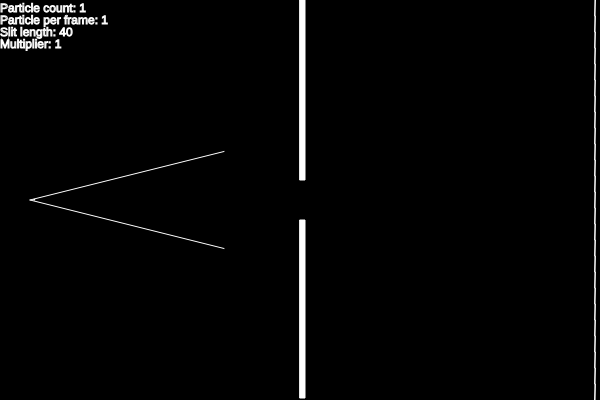
Frame 1 (no input)
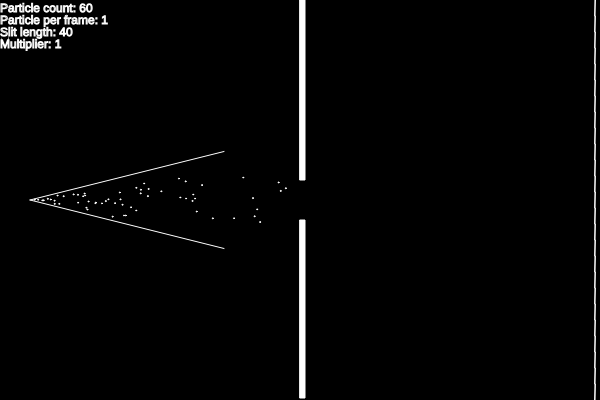
Frame 60 (no input)
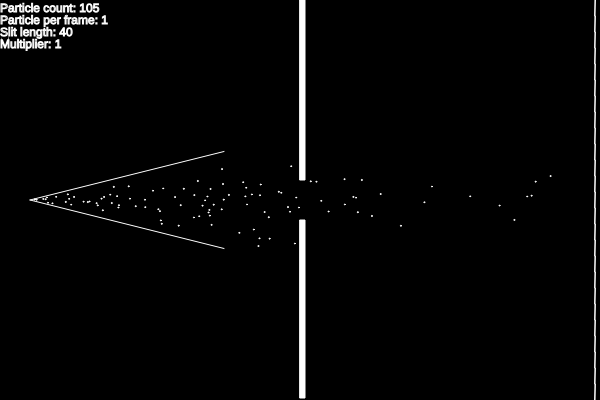
Frame 120 (the mouse pressed at the canvas centre since frame 60)

The p5.js sketch that drew these frames (run headless with seeded random() and noise() and a simulated clock; from frame 60 on, the mouse is pressed at the canvas centre):

// p5.js sketch
// ── sketch.js
/*
 * Author: M. Can Kandemir
 * Contact: cnkndmr@gmail.com
 * Date: 14/09/2019
 */
// TODO: Find efficient way to draw and evaluate walls.
let particles = [];
let theta;

var rx;
var ry;
var rh;
var rw;
var r2y;
var r2h;
var D = 20;
var maxvx = 5;
var minvx = 2;
var vert_v = 0.5;
var par_count = 1;
var testvar = 0;
var coef;

var wall1 = 0;
var wall2 = 0;
var wall3 = 0;
var wall4 = 0;
var wall5 = 0;
var wall6 = 0;
var wall7 = 0;
var wall8 = 0;
var wall9 = 0;
var wall10 = 0;
var wall11 = 0;
var wall12 = 0;
var wall13 = 0;
var wall14 = 0;
var wall15 = 0;
var wall16 = 0;
var wall17 = 0;
var wall18 = 0;
var wall19 = 0;
var wall20 = 0;
var wall21 = 0;
var wall22 = 0;
var wall23 = 0;
var wall24 = 0;
var wall25 = 0;

function setup() {
	createCanvas(600, 400);
	createDiv('<p><h1>Single-slit diffraction and the uncertainty principle.</h1><h3>Controls:</h3><b>W Key</b>: Increase the slit width.<br><b>S Key</b>: Decrease the slit width.<br><b>D Key</b>: Increase the particle count.<br>(<b>CAUTION</b>: Increasing particle count may cause slow downs on computer!)<br><b>A Key</b>: Decrease the particle count.<br><b>1 Key</b>: Increase the particle gun range.<br><b>2 Key</b>: Decrease the particle gun range.<br></p>');
}

function draw() {
	background(0);
	stroke(255);
	fill(255);
	rx = width/2;
	ry = 0;
	rh = (height / 2) - D;
	rw = 5;
	r2y = rh + (height - 2 * rh);
	r2h = height - 10;
	// i is particle count per frame
	for (let i = 0; i < par_count; i++) {
		let p = new Particle();
		particles.push(p);
	}
	for (let i = particles.length - 1; i >= 0; i--) {
		particles[i].update();
		particles[i].show();
		if (particles[i].finished()) {
			particles.splice(i, 1);
		}
	}
	if (keyIsDown(50) && vert_v > 0.2) {
		vert_v -= 0.01;
	}
	if (keyIsDown(49) && vert_v < 5) {
		vert_v += 0.01;
	}
	if (keyIsDown(68) && par_count < 20) {
		par_count += 1;
	}
	if (keyIsDown(65) && par_count > 0) {
		par_count -= 1;
	}
	if (keyIsDown(87) && D < height / 2) {
		D += 1;
	}
	if (keyIsDown(83) && D > 0) {
		D -= 1;
	}
	// noFill();
	rect(rx, ry, rw, rh);
	rect(rx, r2y, rw, rh-2);
	// line(width - 5, 0, width - 5, height);
	line(width/20, height/2, width / 3 * cos(atan(vert_v / minvx)) + width / 20, width / 3 * sin(atan(vert_v / minvx)) + height / 2);
	line(width/20, height/2, width / 3 * cos(atan(vert_v / minvx)) + width / 20, -1 * width / 3 * sin(atan(vert_v / minvx)) + height / 2);
	noFill();
	rect(width - 5, 0*height/25, wall1, height/25);
	rect(width - 5, 1*height/25, wall2, height/25);
	rect(width - 5, 2*height/25, wall3, height/25);
	rect(width - 5, 3*height/25, wall4, height/25);
	rect(width - 5, 4*height/25, wall5, height/25);
	rect(width - 5, 5*height/25, wall6, height/25);
	rect(width - 5, 6*height/25, wall7, height/25);
	rect(width - 5, 7*height/25, wall8, height/25);
	rect(width - 5, 8*height/25, wall9, height/25);
	rect(width - 5, 9*height/25, wall10, height/25);
	rect(width - 5, 10*height/25, wall11, height/25);
	rect(width - 5, 11*height/25, wall12, height/25);
	rect(width - 5, 12*height/25, wall13, height/25);
	rect(width - 5, 13*height/25, wall14, height/25);
	rect(width - 5, 14*height/25, wall15, height/25);
	rect(width - 5, 15*height/25, wall16, height/25);
	rect(width - 5, 16*height/25, wall17, height/25);
	rect(width - 5, 17*height/25, wall18, height/25);
	rect(width - 5, 18*height/25, wall19, height/25);
	rect(width - 5, 19*height/25, wall20, height/25);
	rect(width - 5, 20*height/25, wall21, height/25);
	rect(width - 5, 21*height/25, wall22, height/25);
	rect(width - 5, 22*height/25, wall23, height/25);
	rect(width - 5, 23*height/25, wall24, height/25);
	rect(width - 5, 24*height/25, wall25, height/25);
	text('Particle count: ' + particles.length, 0, 12);
	text('Particle per frame: ' + par_count, 0, 24);
	text('Slit length: ' + (D * 2), 0, 36);
	if (coef >= 1) {
		text('Multiplier: ' + (coef), 0, 48);
	} else {
		text('Multiplier: ' + 1, 0, 48);
	}
}

class Particle {
	constructor() {
		this.x = width / 20;
		this.y = height / 2;
		this.vx = random(minvx, maxvx);
		this.vy = random(-vert_v, vert_v);
		//this.vy = random(-minvx/5, minvx/5);
		// !!!!
		// this.vy = minvx * random(sin(atan((D*(3/2)) / (rx - (width / 20)))), -sin(atan((D*(3/2)) / (rx - (width / 20)))));
		this.alpha = 300;
	}
	finished() {
		return this.alpha <= 0;
	}

	update() {
		this.x += this.vx;
		this.y += this.vy;
		this.alpha -= 1;
		if ((this.x >= rx && this.y <= rh && this.x <= rx + rw) || (this.x >= rx && this.y >= r2y && this.x <= rx + rw)) {
			this.alpha = 0;
		}
		if ((this.x > rx && this.x < rx + rw && this.y > rh && this.y < rh + 1) || (this.x > rx && this.x < rx + rw && this.y < r2y && this.y > r2y - 1)) {
			this.vy *= -1;
		}
		coef = (20 / (D));
		if (this.x > rx + rw - 5 && this.x < rx + rw && this.y > rh && this.y < r2y) {
			if ((coef) < 1) {
				this.vy *= 1;
			} else {
				this.vy *= coef;
			}
		}
		if (this.x > rx + 10 && this.x < width - 20) {
			this.alpha = 1000;
		}
		if (this.x < 0 || this.x > width || this.y < 0 || this.y > height) {
			this.alpha = 0;
		}
		if ((this.y > 0*height/25 && this.y <= 1*height/25 && this.x >= width - 5)) {
			wall1 += -0.1;
			this.alpha = 0;
		}
		if ((this.y > 1*height/25 && this.y <= 2*height/25 && this.x >= width - 5)) {
			wall2 += -0.1;
			this.alpha = 0;
		}
		if ((this.y > 2*height/25 && this.y <= 3*height/25 && this.x >= width - 5)) {
			wall3 += -0.1;
			this.alpha = 0;
		}
		if ((this.y > 3*height/25 && this.y <= 4*height/25 && this.x >= width - 5)) {
			wall4 += -0.1;
			this.alpha = 0;
		}
		if ((this.y > 4*height/25 && this.y <= 5*height/25 && this.x >= width - 5)) {
			wall5 += -0.1;
			this.alpha = 0;
		}
		if ((this.y > 5*height/25 && this.y <= 6*height/25 && this.x >= width - 5)) {
			wall6 += -0.1;
			this.alpha = 0;
		}
		if ((this.y > 6*height/25 && this.y <= 7*height/25 && this.x >= width - 5)) {
			wall7 += -0.1;
			this.alpha = 0;
		}
		if ((this.y > 7*height/25 && this.y <= 8*height/25 && this.x >= width - 5)) {
			wall8 += -0.1;
			this.alpha = 0;
		}
		if ((this.y > 8*height/25 && this.y <= 9*height/25 && this.x >= width - 5)) {
			wall9 += -0.1;
			this.alpha = 0;
		}
		if ((this.y > 9*height/25 && this.y <= 10*height/25 && this.x >= width - 5)) {
			wall10 += -0.1;
			this.alpha = 0;
		}
		if ((this.y > 10*height/25 && this.y <= 11*height/25 && this.x >= width - 5)) {
			wall11 += -0.1;
			this.alpha = 0;
		}
		if ((this.y > 11*height/25 && this.y <= 12*height/25 && this.x >= width - 5)) {
			wall12 += -0.1;
			this.alpha = 0;
		}
		if ((this.y > 12*height/25 && this.y <= 13*height/25 && this.x >= width - 5)) {
			wall13 += -0.1;
			this.alpha = 0;
		}
		if ((this.y > 13*height/25 && this.y <= 14*height/25 && this.x >= width - 5)) {
			wall14 += -0.1;
			this.alpha = 0;
		}
		if ((this.y > 14*height/25 && this.y <= 15*height/25 && this.x >= width - 5)) {
			wall15 += -0.1;
			this.alpha = 0;
		}
		if ((this.y > 15*height/25 && this.y <= 16*height/25 && this.x >= width - 5)) {
			wall16 += -0.1;
			this.alpha = 0;
		}
		if ((this.y > 16*height/25 && this.y <= 17*height/25 && this.x >= width - 5)) {
			wall17 += -0.1;
			this.alpha = 0;
		}
		if ((this.y > 17*height/25 && this.y <= 18*height/25 && this.x >= width - 5)) {
			wall18 += -0.1;
			this.alpha = 0;
		}
		if ((this.y > 18*height/25 && this.y <= 19*height/25 && this.x >= width - 5)) {
			wall19 += -0.1;
			this.alpha = 0;
		}
		if ((this.y > 19*height/25 && this.y <= 20*height/25 && this.x >= width - 5)) {
			wall20 += -0.1;
			this.alpha = 0;
		}
		if ((this.y > 20*height/25 && this.y <= 21*height/25 && this.x >= width - 5)) {
			wall21 += -0.1;
			this.alpha = 0;
		}
		if ((this.y > 21*height/25 && this.y <= 22*height/25 && this.x >= width - 5)) {
			wall22 += -0.1;
			this.alpha = 0;
		}
		if ((this.y > 22*height/25 && this.y <= 23*height/25 && this.x >= width - 5)) {
			wall23 += -0.1;
			this.alpha = 0;
		}
		if ((this.y > 23*height/25 && this.y <= 24*height/25 && this.x >= width - 5)) {
			wall24 += -0.1;
			this.alpha = 0;
		}
		if ((this.y > 24*height/25 && this.y <= 25*height/25 && this.x >= width - 5)) {
			wall25 += -0.1;
			this.alpha = 0;
		}
	}
	show() {
		circle(this.x, this.y, 1);
	}
}
